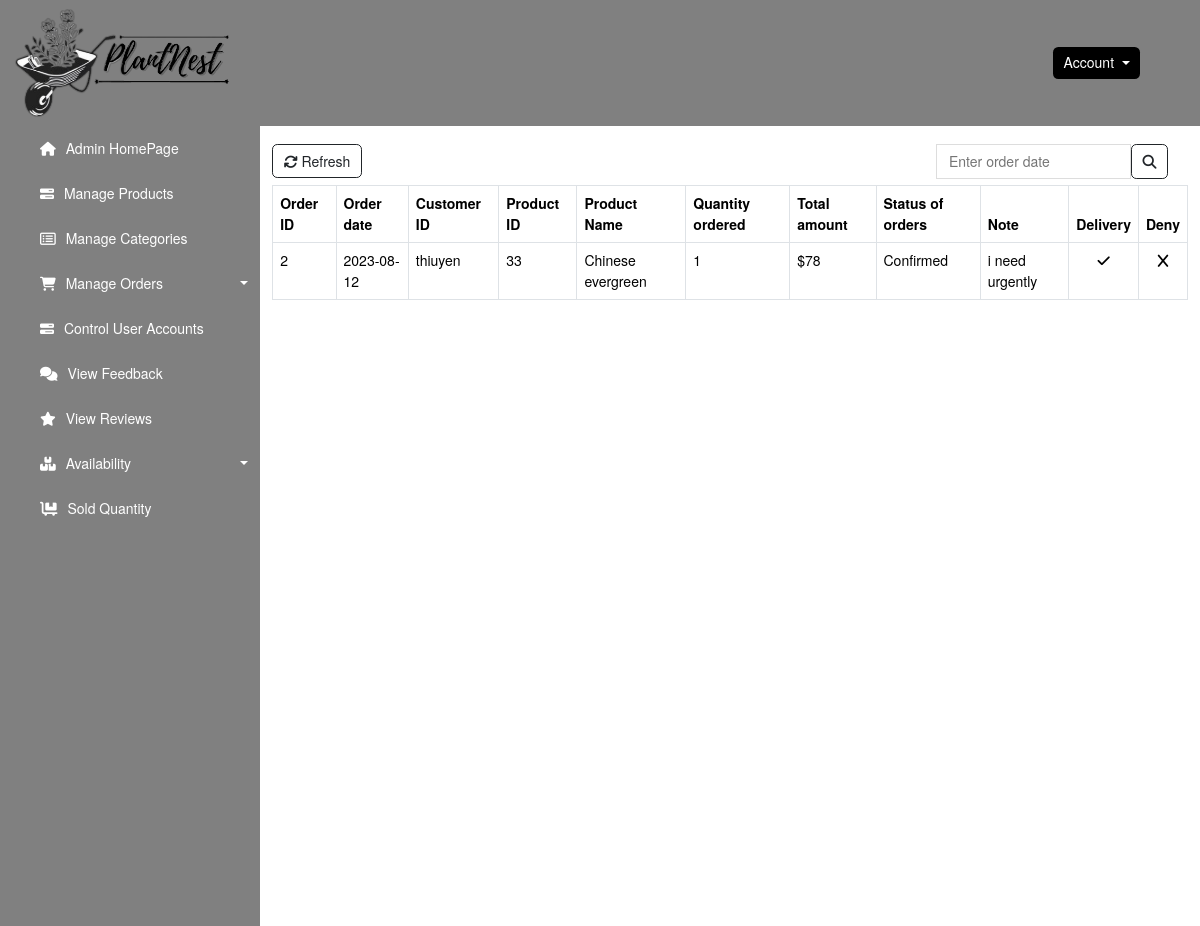
/admin/ordered.php (signed in), run on the app's committed database.
### tables this page shows
CREATE TABLE `orderdetails` (
  `orderdetailID` int(11) NOT NULL,
  `orderID` int(11) NOT NULL,
  `productID` int(11) NOT NULL,
  `quantity` int(11) NOT NULL,
  `price` int(11) NOT NULL
);

CREATE TABLE `orders` (
  `orderID` int(11) NOT NULL,
  `orderDate` date NOT NULL DEFAULT current_timestamp(),
  `status` varchar(50) NOT NULL DEFAULT 'Waiting for confirmation',
  `note` varchar(600) DEFAULT NULL,
  `userID` varchar(50) NOT NULL,
  `totalAmount` decimal(10,0) NOT NULL
);

CREATE TABLE `products` (
  `productID` int(11) NOT NULL,
  `productName` varchar(255) NOT NULL,
  `unitPrice` decimal(10,0) NOT NULL,
  `height` varchar(255) NOT NULL,
  `uses` varchar(600) DEFAULT NULL,
  `growthHabits` varchar(600) DEFAULT NULL,
  `light` varchar(255) DEFAULT NULL,
  `water` varchar(255) DEFAULT NULL,
  `categoryID` int(11) NOT NULL,
  `imageURL` varchar(500) NOT NULL,
  `unitsInStock` int(11) DEFAULT 100
);

### classes/Orders.php (called while the page is built, shortened)
<?php
class Orders {
    public function showOrdered($conn) {
        $sql = "select o.orderID, o.orderDate, o.status, o.userID, p.productID, o.totalAmount, a.email, a.address, p.productName, od.quantity, p.unitPrice, o.note FROM orderdetails od INNER JOIN orders o ON od.orderID = o.orderID INNER JOIN products p ON od.productID = p.productID INNER JOIN account a ON o.userID = a.userID WHERE o.status = 'Confirmed'";
        return mysqli_query($conn, $sql);
    }
}

### admin/ordered.php (the view, shortened to what this page needs)
<?php
if(isset($_SESSION['role']) && ($_SESSION['role'] == 1)){
include_once '../classes/Orders.php';
include_once '../assets/database.php';
$order = new Orders();
?>
<!DOCTYPE html>
<html lang="en">
<head>
    <link href="https://cdn.jsdelivr.net/npm/bootstrap@5.3.1/dist/css/bootstrap.min.css" rel="stylesheet">
    <link rel="stylesheet" href="../assets/css/admins.css">
    <link rel="stylesheet" href="https://cdnjs.cloudflare.com/ajax/libs/font-awesome/6.4.2/css/all.min.css" />
</head>
<body>
    <?php
    $result = $order->showOrdered($conn);
    ?>
    <nav class="navbar header sticky-top">
        <div class="header-left">
            <div class="navbar-brand">
                <a href="./home.php">
                    <img src="../assets/images/logo/logo.png" alt="logo" class="img-fluid header-brand">
                </a>
            </div>
        </div>
        <div class="dropdown header-right" style="margin-right: 60px;">
            <button class="btn btn-secondary dropdown-toggle" type="button" data-bs-toggle="dropdown" aria-expanded="false">
                Account
            </button>
        </div>
    </nav>
    <div id="body">
    <div id="menu-nav" style="display: block;" class="menu-manage">
            <ul class="menu-nav__list" style="list-style: none;">
                <li class="menu-nav__item">
                    <a href="./home.php" class="menu-nav__link">
                        <div>
                            <i class="fa-solid fa-house" style="margin-right: 6px;"></i>
                            Admin HomePage
                        </div>
                    </a>
                </li>
                <li class="menu-nav__item">
                    <a href="./manageProduct.php" class="menu-nav__link">
                        <div>
                            <i class="fa-solid fa-bars-progress" style="margin-right: 6px;"></i>
                            Manage Products
                        </div>
                    </a>
                </li>
                <li class="nav-item menu-nav__item">
                    <a href="./manageCategory.php" class="menu-nav__link">
                        <div>
                            <i class="fa-regular fa-rectangle-list" style="margin-right: 6px;"></i>
                            Manage Categories
                        </div>
                    </a>
                </li>
                <li class="menu-nav__item">
                    <a href="home.php" class="menu-nav__link nav-link dropdown-toggle" id="navbarDarkDropdownMenuLink" role="button" data-bs-toggle="dropdown" aria-expanded="false">
                        <div>
                            <i class="fa-solid fa-cart-shopping" style="margin-right: 6px;"></i>
                            Manage Orders
                        </div>
                    </a>
                </li>
                <li class="menu-nav__item">
                    <a href="controlUserAccount.php" class="menu-nav__link">
                        <div>
                            <i class="fa-solid fa-bars-progress" style="margin-right: 6px;"></i>
                            Control User Accounts
                        </div>
                    </a>
                </li>
                <li class="menu-nav__item">
                    <a href="./userQueries.php" class="menu-nav__link">
                        <div>
                            <i class="fa-solid fa-comments" style="margin-right: 6px;"></i>
                            View Feedback
                        </div>
                    </a>
                </li>
                <li class="menu-nav__item">
                    <a href="./userReview.php" class="menu-nav__link">
                        <div>
                            <i class="fa-solid fa-star" style="margin-right: 6px;"></i>
                            View Reviews
                        </div>
                    </a>
                </li>
                <li class="menu-nav__item">
                    <a href="home.php" class="menu-nav__link nav-link dropdown-toggle" id="navbarDarkDropdownMenuLink" role="button" data-bs-toggle="dropdown" aria-expanded="false">
                        <div>
                            <i class="fa-solid fa-boxes-stacked" style="margin-right: 6px;"></i>
                            Availability
                        </div>
                    </a>
                </li>
                <li class="menu-nav__item">
                    <a href="soldQuantity.php" class="menu-nav__link">
                        <div>
                            <i class="fa-solid fa-cart-flatbed" style="margin-right: 6px;"></i>
                            Sold Quantity
                        </div>
                    </a>
                </li>
            </ul>
        </div>
        <div class="body-container" style="width: 90%;">
            <div class="body-container-nav">
                <div class="body-container-refresh">
                    <a type="button" class="btn btn-outline-dark" href="ordered.php">
                        <i class="fa-solid fa-arrows-rotate"></i> Refresh
                    </a>
                </div>
                <div class="d-flex">
                    <form class="d-flex search" method="get" style="margin-right: 20px;">
                        <input type="form-control" style="border: none; padding: 6px 12px; border: 1px solid #ddd; outline: none;" name="search" id="search" placeholder="Enter order date" required>
                        <button type="submit" class="btn btn-outline-dark">
                            <i class="fa-solid fa-magnifying-glass" style="border-radius: 0;"></i>
                        </button>
                    </form>
                </div>
            </div>
            <table class="table table-bordered body-container-table">
                <thead>
                    <th>Order ID</th>
                    <th>Order date</th>
                    <th>Customer ID</th>
                    <th>Product ID</th>
                    <th>Product Name</th>
                    <th>Quantity ordered</th>
                    <th>Total amount</th>
                    <th>Status of orders</th>
                    <th>Note</th>
                    <th>Delivery</th>
                    <th>Deny</th>
                </thead>
                <tbody>
                    <?php
                    if ($result->num_rows > 0) {
                        while ($row = $result->fetch_assoc()) {
                    ?>
                    <tr>
                        <td><?php echo $row["orderID"] ?></td>
                        <td><?php echo $row["orderDate"] ?></td>
                        <td><?php echo $row["userID"] ?></td>
                        <td><?php echo $row["productID"] ?></td>
                        <td><?php echo $row["productName"] ?></td>
                        <td><?php echo $row["quantity"] ?></td>
                        <td><?php echo "$".$row["quantity"]*$row['unitPrice'] ?></td>
                        <td><?php echo $row["status"] ?></td>
                        <td><?php echo $row["note"] ?></td>
                        <td style="text-align: center;">
                            <a class="body-container-edit" href="?action=delivery&id=<?php echo $row["orderID"] ?>">
                            <i class="fa-solid fa-check" style="color: #000;"></i>
                            </a>
                        </td>
                        <td style="text-align: center;">
                            <a class="body-container-delete" href="?action=deny&id=<?php echo $row["orderID"] ?>">
                                <i class="fa-solid fa-x" style="color: #000;"></i>
                            </a>
                        </td>
                    </tr>
                    <?php
                        }
                    } else {
                        echo 'No orders need to be shipped.';
                    }
                    ?>
                </tbody>
            </table>
        </div>
    </div>
</body>
</html>
<?php } else {
     header('location: login_admin.php');
} ?>

### assets/css/admins.css (style rules this page uses)
:root { --custom-blue: gray; }
* { padding: 0; margin: 0; font-family: 'Roboto', "sans-serif"; font-family: "Helvetica Neue", Helvetica, Arial, "Hiragino Sans GB", "Heiti TC", sans-serif; font-size: 14px; }
.header { background-color: gray; justify-content: space-between; padding: 0; }
.header-right { margin-right: 24px; color: #fff; }
.header-right button { border: none; background-color: #000000; }
.header-brand { width: 250px; padding: 0 12px; margin: 0; }
#body { display: flex; }
#menu-nav { background-color: var(--custom-blue); min-width: 230px; width: 300px; height: 100vh; }
.menu-nav__item { padding: 12px; }
.menu-nav__link { display: flex; align-items: center; justify-content: space-between; text-decoration: none; color: #ffffff; }
.body-container { padding: 12px; }
.body-container-nav { display: flex; justify-content: space-between; align-items: center; margin: 6px 0; }

### data on the page
orderdetails: orderID.orderID "2", orderID.orderDate "2023-08-12", orderID.userID "thiuyen", productID.productID "33", productID.productName "Chinese evergreen", quantity "1", $row['quantity']*$row['unitPrice'] "78", orderID.status "Confirmed", orderID.note "i need urgently"
